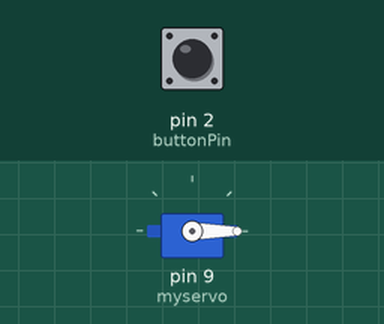
Recording of a sketch running on a simulated Arduino Uno, built with avr-gcc and run on an emulated ATmega328P. Shown: servo. The test bench sets the inputs (shaded band); at power-on: pin 2 (buttonPin) LOW.

Above: at 1.2 s.
1.3 s: pin 2 (buttonPin) pulled HIGH for 0.15 s
At 3.0 s:
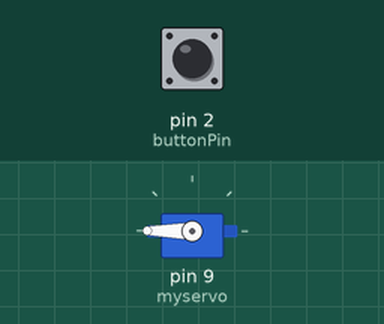
4.4 s: pin 2 (buttonPin) pulled HIGH for 1 s
At 5.45 s:
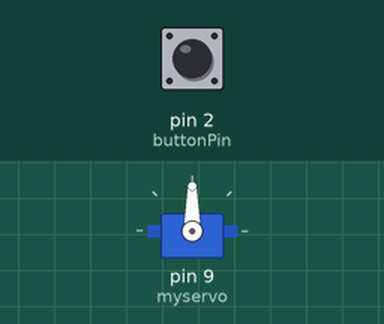
8.0 s: pin 2 (buttonPin) pulled HIGH for 3.2 s
At 12.8 s:
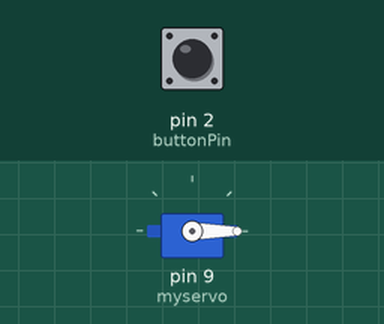
Timing chart, 0 to 14.3 s (numbered marks = the images above; inputs shaded):
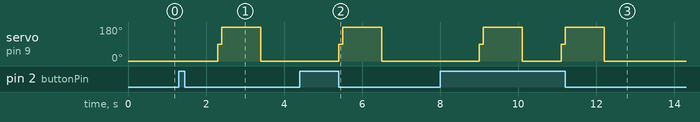

Measured:
- after the input at 1.3 s, servo on pin 9 (myservo): 0° → 90° after 1.0 s, → 180° 0.10 s later, → 0° 1.0 s later
- after the input at 4.4 s, servo on pin 9 (myservo): 0° → 90° after 1.0 s, → 180° 0.10 s later, → 0° 1.0 s later
- after the input at 8.0 s, servo on pin 9 (myservo): 0° → 90° after 1.0 s, → 180° 0.10 s later, → 0° 1.0 s later, → 90° 1.0 s later, … (6 changes in this stretch)

The sketch:

servo_switch.ino
```cpp
#include<Servo.h>
Servo myservo;

int buttonPin=2;
int buttonState=0;
void setup() {
  myservo.attach(9);
  pinMode(buttonPin, INPUT);
}

void loop() {
   buttonState = digitalRead(buttonPin);
  if(buttonState==HIGH){
     myservo.write(0);
 delay(1000);

myservo.write(90);
delay(100);

myservo.write(180);
delay(1000);
    }
  else{
    myservo.write(0);
    }
}
```
